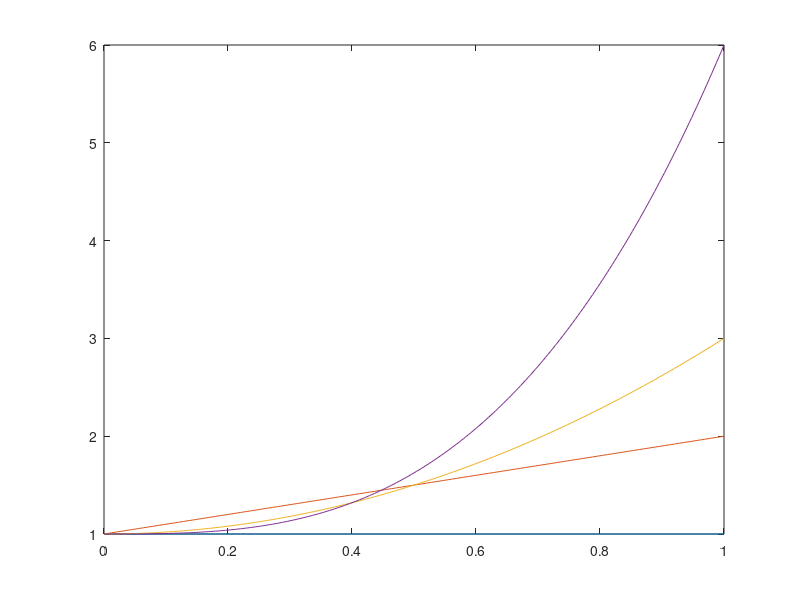

Recreate this plot in MATLAB. (Note: this script raises an error after producing the figure.)
x= 0:0.004:1; 
n_max = 4;
B = cell(1, n_max + 1);
B{1} = ones(size(x)); 
for n = 1:n_max
    B_n = zeros(size(x));
    for k = 0:n-1
        B_n = B_n + nchoosek(n-1, k) * B{k+1} .* x.^(n-k);
    end
    B{n+1} = B_n;
end

for n = 2:n_max+1
    B{n} = B{n} + 1;
end

figure;
a = plot(x, B{1}, 'DisplayName', 'B1(x)');
hold on;
b = plot(x, B{2}, 'DisplayName', 'B2(x)');
c = plot(x, B{3}, 'DisplayName', 'B3(x)');
d = plot(x, B{4}, 'DisplayName', 'B4(x)');
hold off;
a.Color = 'red';
a.LineStyle = ':';
a.LineWidth = 1;
b.Color = 'black';
b.LineStyle = '-';
b.LineWidth = 2;
c.Color = 'green';
c.LineStyle = ':';
c.LineWidth = 3;
d.Color = 'cyan';
d.LineStyle = '-';
d.LineWidth = 4;
yticks(0:5:15);
ylim([0, 16]);
xlim([0, 1]);
legend show;
